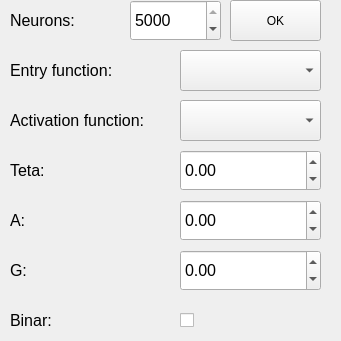
   <widget class="QWidget" name="hl1_widget_4" native="true">
    <property name="geometry">
     <rect>
      <x>740</x>
      <y>690</y>
      <width>341</width>
      <height>341</height>
     </rect>
    </property>
    <widget class="QPushButton" name="hl2_neurons_ok">
     <property name="geometry">
      <rect>
       <x>230</x>
       <y>0</y>
       <width>91</width>
       <height>41</height>
      </rect>
     </property>
     <property name="text">
      <string>OK</string>
     </property>
    </widget>
    <widget class="QLabel" name="a_label_hl2">
     <property name="geometry">
      <rect>
       <x>10</x>
       <y>200</y>
       <width>161</width>
       <height>41</height>
      </rect>
     </property>
     <property name="font">
      <font>
       <pointsize>12</pointsize>
      </font>
     </property>
     <property name="text">
      <string>A:</string>
     </property>
    </widget>
    <widget class="QLabel" name="entry_function_label_hl2">
     <property name="geometry">
      <rect>
       <x>10</x>
       <y>50</y>
       <width>161</width>
       <height>41</height>
      </rect>
     </property>
     <property name="font">
      <font>
       <pointsize>12</pointsize>
      </font>
     </property>
     <property name="text">
      <string>Entry function:</string>
     </property>
    </widget>
    <widget class="QLabel" name="teta_label_hl2">
     <property name="geometry">
      <rect>
       <x>10</x>
       <y>150</y>
       <width>161</width>
       <height>41</height>
      </rect>
     </property>
     <property name="font">
      <font>
       <pointsize>12</pointsize>
      </font>
     </property>
     <property name="text">
      <string>Teta:</string>
     </property>
    </widget>
    <widget class="QDoubleSpinBox" name="g_sb_hl2">
     <property name="geometry">
      <rect>
       <x>180</x>
       <y>250</y>
       <width>141</width>
       <height>41</height>
      </rect>
     </property>
     <property name="font">
      <font>
       <pointsize>12</pointsize>
      </font>
     </property>
     <property name="minimum">
      <double>-5000.000000000000000</double>
     </property>
     <property name="singleStep">
      <double>0.100000000000000</double>
     </property>
    </widget>
    <widget class="QCheckBox" name="binar_cb_hl2">
     <property name="geometry">
      <rect>
       <x>180</x>
       <y>300</y>
       <width>131</width>
       <height>41</height>
      </rect>
     </property>
     <property name="text">
      <string/>
     </property>
     <property name="iconSize">
      <size>
       <width>20</width>
       <height>20</height>
      </size>
     </property>
    </widget>
    <widget class="QComboBox" name="activation_function_cb_hl2">
     <property name="geometry">
      <rect>
       <x>180</x>
       <y>100</y>
       <width>141</width>
       <height>41</height>
      </rect>
     </property>
     <property name="font">
      <font>
       <pointsize>12</pointsize>
      </font>
     </property>
    </widget>
    <widget class="QSpinBox" name="hl2_neurons_sb">
     <property name="geometry">
      <rect>
       <x>130</x>
       <y>0</y>
       <width>91</width>
       <height>41</height>
      </rect>
     </property>
     <property name="font">
      <font>
       <pointsize>12</pointsize>
      </font>
     </property>
     <property name="maximum">
      <number>5000</number>
     </property>
     <property name="value">
      <number>5000</number>
     </property>
    </widget>
    <widget class="QDoubleSpinBox" name="teta_sb_hl2">
     <property name="geometry">
      <rect>
       <x>180</x>
       <y>150</y>
       <width>141</width>
       <height>41</height>
      </rect>
     </property>
     <property name="font">
      <font>
       <pointsize>12</pointsize>
      </font>
     </property>
     <property name="minimum">
      <double>-5000.000000000000000</double>
     </property>
     <property name="singleStep">
      <double>0.100000000000000</double>
     </property>
    </widget>
    <widget class="QDoubleSpinBox" name="a_sb_hl2">
     <property name="geometry">
      <rect>
       <x>180</x>
       <y>200</y>
       <width>141</width>
       <height>41</height>
      </rect>
     </property>
     <property name="font">
      <font>
       <pointsize>12</pointsize>
      </font>
     </property>
     <property name="minimum">
      <double>-5000.000000000000000</double>
     </property>
     <property name="singleStep">
      <double>0.100000000000000</double>
     </property>
    </widget>
    <widget class="QLabel" name="hl2_neurons_label">
     <property name="geometry">
      <rect>
       <x>10</x>
       <y>0</y>
       <width>111</width>
       <height>41</height>
      </rect>
     </property>
     <property name="font">
      <font>
       <pointsize>12</pointsize>
      </font>
     </property>
     <property name="text">
      <string>Neurons:</string>
     </property>
    </widget>
    <widget class="QLabel" name="g_label_hl2">
     <property name="geometry">
      <rect>
       <x>10</x>
       <y>250</y>
       <width>161</width>
       <height>41</height>
      </rect>
     </property>
     <property name="font">
      <font>
       <pointsize>12</pointsize>
      </font>
     </property>
     <property name="text">
      <string>G:</string>
     </property>
    </widget>
    <widget class="QComboBox" name="entry_function_cb_hl2">
     <property name="geometry">
      <rect>
       <x>180</x>
       <y>50</y>
       <width>141</width>
       <height>41</height>
      </rect>
     </property>
     <property name="font">
      <font>
       <pointsize>12</pointsize>
      </font>
     </property>
     <property name="currentText">
      <string/>
     </property>
    </widget>
    <widget class="QLabel" name="activation_function_label_hl2">
     <property name="geometry">
      <rect>
       <x>10</x>
       <y>100</y>
       <width>161</width>
       <height>41</height>
      </rect>
     </property>
     <property name="font">
      <font>
       <pointsize>12</pointsize>
      </font>
     </property>
     <property name="text">
      <string>Activation function:</string>
     </property>
    </widget>
    <widget class="QLabel" name="binar_label_hl2">
     <property name="geometry">
      <rect>
       <x>10</x>
       <y>300</y>
       <width>161</width>
       <height>41</height>
      </rect>
     </property>
     <property name="font">
      <font>
       <pointsize>12</pointsize>
      </font>
     </property>
     <property name="text">
      <string>Binar:</string>
     </property>
    </widget>
   </widget>
